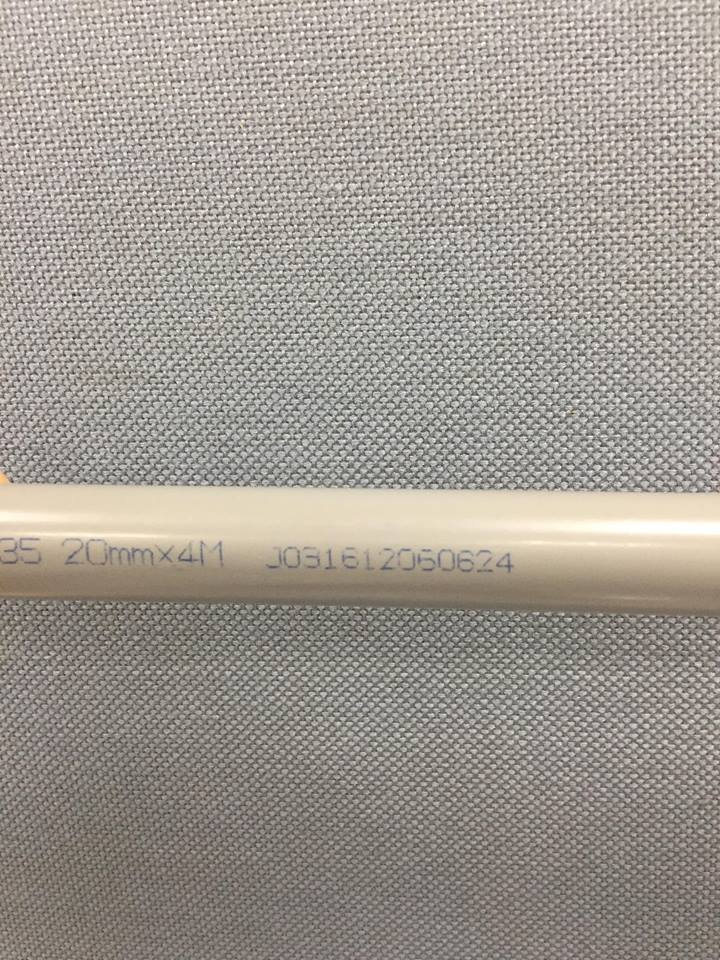
#> input picture pip6.jpg, 720 x 960 px
$ python SIFT_keypoint_detection.py
#> lines starting #> are read from the running program, lines starting #| are printed output that depends on the picture
import numpy as np
import cv2

filename = 'pip6.jpg'


img = cv2.imread(filename)
#> img is the input picture: shape (960, 720, 3); mean B, G, R 145, 152.5, 158.7


gray= cv2.cvtColor(img,cv2.COLOR_BGR2GRAY)
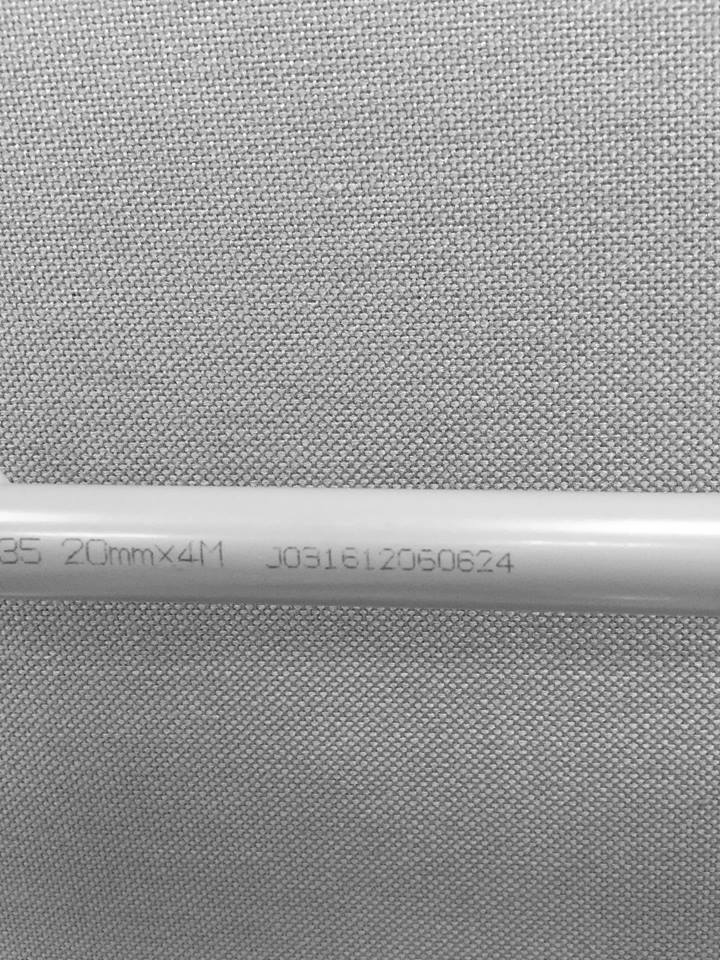
#> gray: shape (960, 720); min 32, max 255, mean 153.4

sift = cv2.xfeatures2d.SIFT_create()

kp = sift.detect(gray,None)
#> kp = 25424 keypoints; strongest (x, y, size): (419, 297, 2.3), (74, 294, 2.4), (540, 227, 1.8), (457, 149, 2.2)


img3=cv2.drawKeypoints(gray,kp,img,flags=cv2.DRAW_MATCHES_FLAGS_DRAW_RICH_KEYPOINTS)
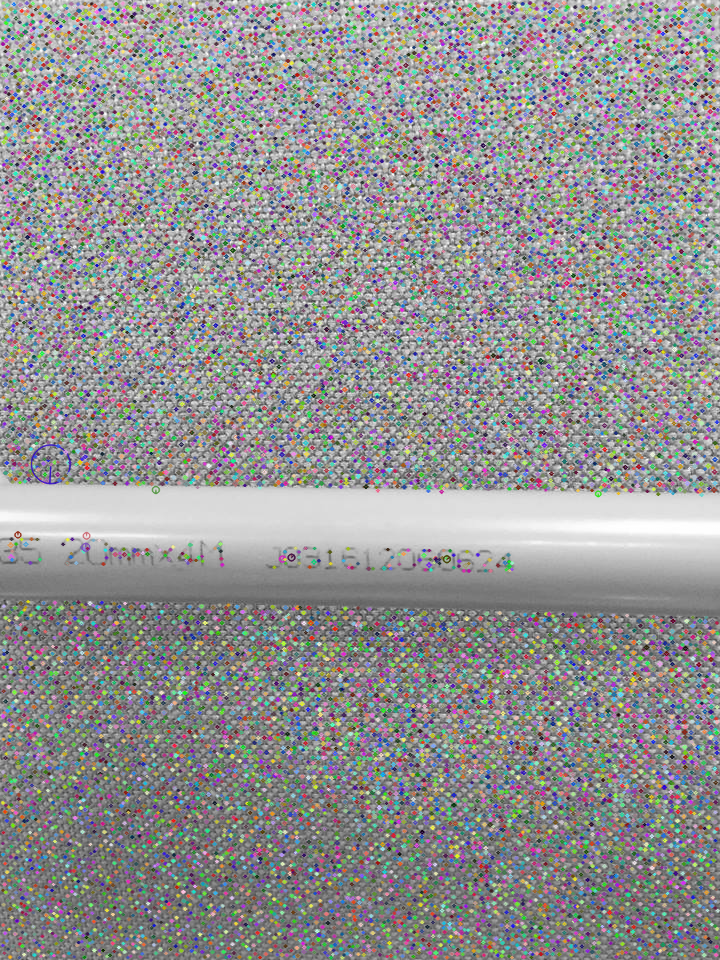
#> img3: shape (960, 720, 3); mean B, G, R 145.8, 145.9, 146
img4=cv2.drawKeypoints(gray,kp,img3)
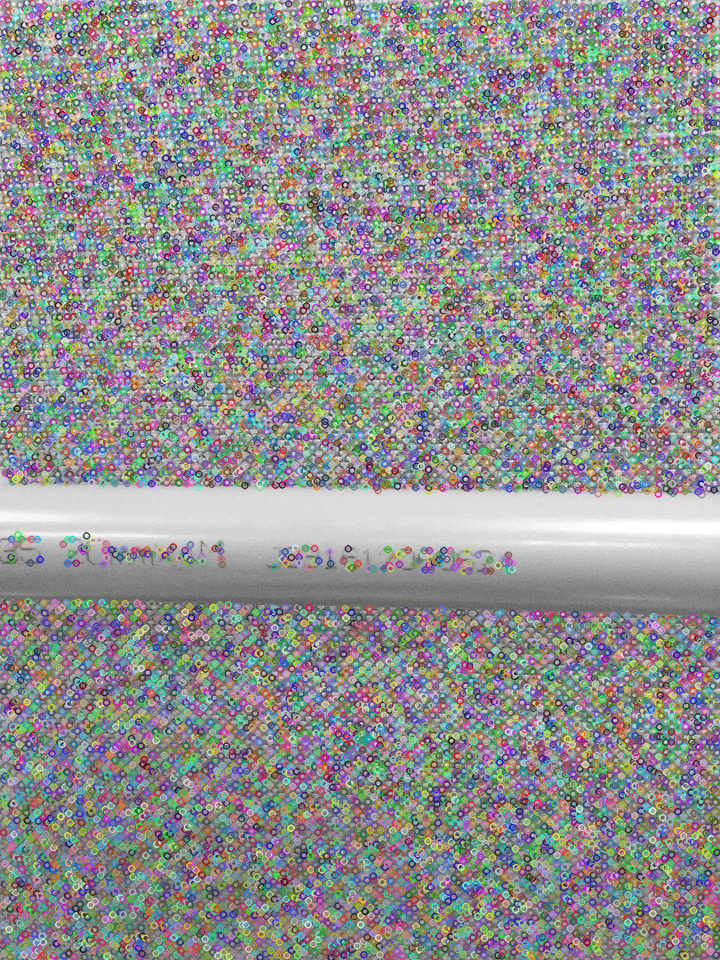
#> img4: shape (960, 720, 3); mean B, G, R 143, 142.8, 143.1


cv2.imshow("SIFT1",img4)

$ run again, with pip1.jpg copied over pip6.jpg
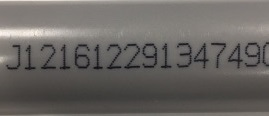
#> input picture pip1.jpg, 269 x 116 px
#> img is the input picture: shape (116, 269, 3); mean B, G, R 98.8, 102, 105.5
#> kp = 96 keypoints; strongest (x, y, size): (14, 46, 2), (181, 54, 1.8), (180, 44, 1.8), (97, 48, 3.4)
#> `img3=cv2.drawKeypoints(gray,kp,img,flags=cv2.DRAW_MATCHES_FLAGS_DRAW_R..`:
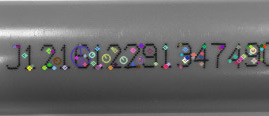
#> img3: shape (116, 269, 3); mean B, G, R 104.5, 104.3, 104.6
#> `img4=cv2.drawKeypoints(gray,kp,img3)`:
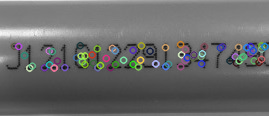
#> img4: shape (116, 269, 3); mean B, G, R 105.1, 105, 104.5

$ run again, with pip20.jpg copied over pip6.jpg
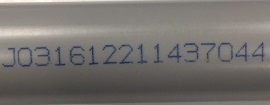
#> input picture pip20.jpg, 270 x 105 px
#> img is the input picture: shape (105, 270, 3); mean B, G, R 110, 113.6, 117.1
#> kp = 49 keypoints; strongest (x, y, size): (92, 48, 2.6), (10, 49, 1.9), (58, 49, 2.4), (141, 47, 2.9)
#> `img3=cv2.drawKeypoints(gray,kp,img,flags=cv2.DRAW_MATCHES_FLAGS_DRAW_R..`:
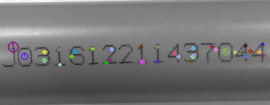
#> img3: shape (105, 270, 3); mean B, G, R 114.7, 114.4, 114.6
#> `img4=cv2.drawKeypoints(gray,kp,img3)`:
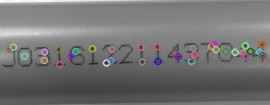
#> img4: shape (105, 270, 3); mean B, G, R 115.1, 115, 115.5
